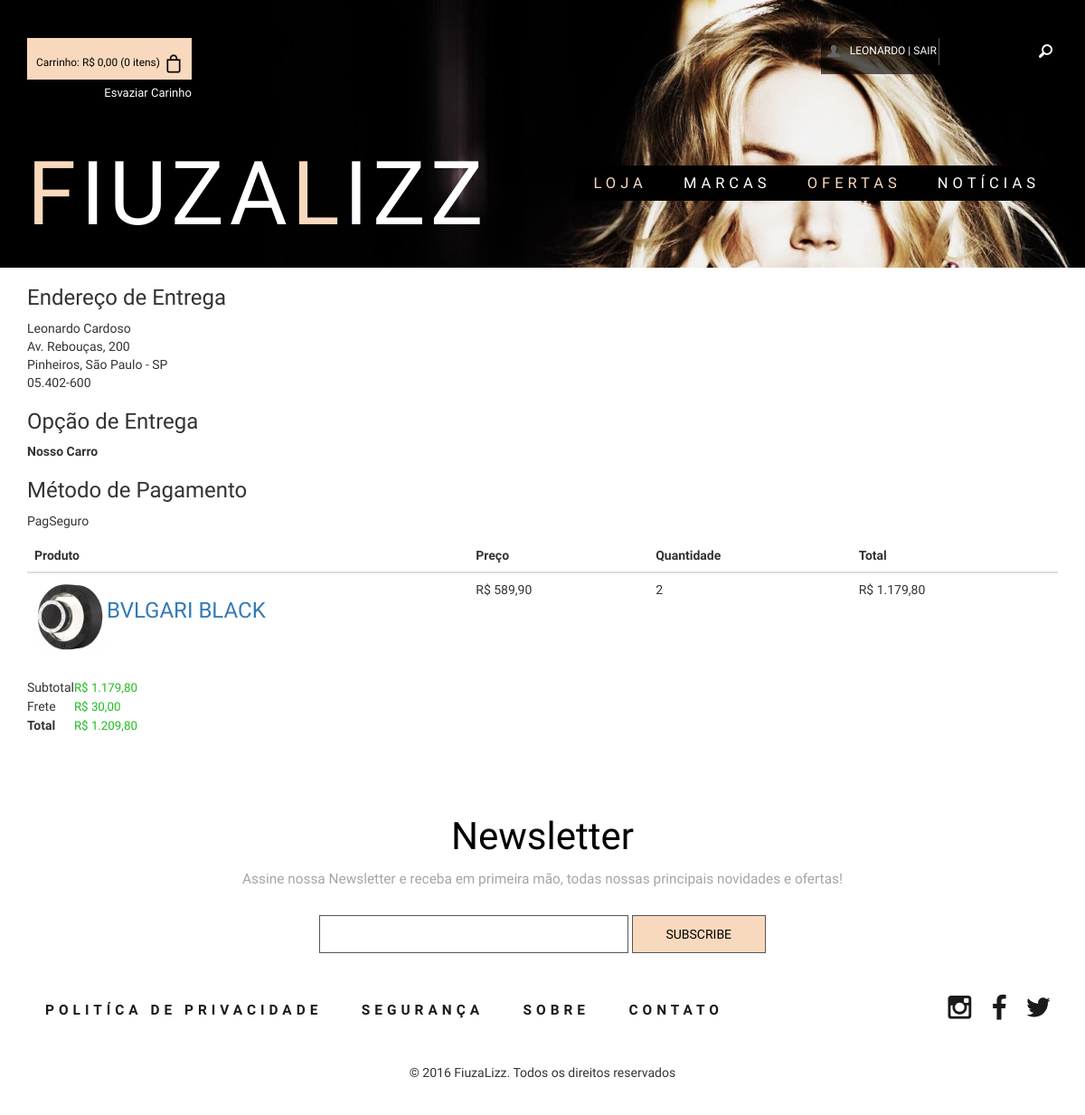
The app's page /order.php?pedido=1 (signed in) with its own data.
### tables this page shows
CREATE TABLE `clientes` (
  `id` int(11) NOT NULL,
  `CPF` varchar(20) NOT NULL,
  `Nome` varchar(45) NOT NULL,
  `Sobrenome` varchar(45) NOT NULL,
  `Email` varchar(45) NOT NULL,
  `Senha` varchar(45) NOT NULL,
  `Sexo` char(1) NOT NULL,
  `Data_Nascimento` date NOT NULL,
  `Status` tinyint(1) DEFAULT NULL
);

CREATE TABLE `endereco` (
  `idCliente` int(11) NOT NULL,
  `TipoEndereco` varchar(15) NOT NULL,
  `CEP` varchar(10) NOT NULL,
  `Rua` varchar(30) NOT NULL,
  `Numero` int(11) NOT NULL,
  `Complemento` varchar(50) DEFAULT NULL,
  `Bairro` varchar(30) NOT NULL,
  `Cidade` varchar(30) NOT NULL,
  `Estado` varchar(20) NOT NULL
);

CREATE TABLE `entrega` (
  `idEntrega` int(11) NOT NULL,
  `Tipo` varchar(30) DEFAULT NULL,
  `PrazoEntrega` int(11) NOT NULL,
  `Custo` double NOT NULL
);

CREATE TABLE `tipo_pagamento` (
  `idPagamento` int(11) NOT NULL,
  `NomedoTipo` varchar(30) NOT NULL
);

CREATE TABLE `produto_pedido` (
  `idProduto` int(11) NOT NULL,
  `idPedido` int(11) NOT NULL,
  `Quantidade` int(4) NOT NULL
);

CREATE TABLE `produto` (
  `idProduto` int(11) NOT NULL,
  `Nome` varchar(30) NOT NULL,
  `Marca` varchar(30) NOT NULL,
  `Categoria` varchar(30) NOT NULL,
  `Peso` decimal(10,0) NOT NULL,
  `Estoque` int(11) NOT NULL,
  `Descricao` varchar(500) NOT NULL,
  `Preco` double NOT NULL,
  `numeroVendas` int(11) NOT NULL,
  `Imagem` varchar(150) NOT NULL
);

### cart.php (called while the page is built, shortened)
<?php
if((!isset ($_SESSION['login']) == true) and (!isset ($_SESSION['senha']) == true))
{
	unset($_SESSION['login']);
	unset($_SESSION['senha']);
}
else{
	$logado = $_SESSION['login'];
}
$total = 0;
$itens=0;
$total = number_format($total, 2, ',', '.');
?>

### order.php (the view, shortened to what this page needs)
<?php
include 'cart.php';
$url = pathinfo( __FILE__ );
?>
<!DOCTYPE HTML>
<html>
<head>
	<link href="css/bootstrap.css" rel='stylesheet' type='text/css' />
	<link href="css/style.css" rel='stylesheet' type='text/css' />
	<link href="css/component.css" rel='stylesheet' type='text/css' />
	<link rel="stylesheet" href="https://maxcdn.bootstrapcdn.com/bootstrap/3.3.7/css/bootstrap.min.css">
	<link rel="stylesheet" href="https://maxcdn.bootstrapcdn.com/bootstrap/3.3.7/css/bootstrap-theme.min.css">
	<link href="css/megamenu.css" rel="stylesheet" type="text/css" media="all" />
</head>
<body>
	<div class="men_banner">
		<div class="container">
			<div class="header_top">
				<div class="header_top_left">
					<div class="box_11"><a href="checkout.php">
						<h4><p>Carrinho: R$ <span class="simpleCart_total"><?php echo($total); ?></span> (<span id="simpleCart_quantity" class="simpleCart_quantity"><?php echo($itens); ?></span> itens)</p><img src="images/bag.png" alt=""/><div class="clearfix"> </div></h4>
					</a></div>
					<p class="empty"><a href="<?php $url ?>?acao=limpar" class="simpleCart_empty">Esvaziar Carinho</a></p>
					<div class="clearfix"> </div>
				</div>
				<div class="header_top_right">
					<ul class="header_user_info">
						<a class="login" href="account.php">
							<i class="user"> </i>
							<li class="user_desc">
								<?php
								if (!isset($_SESSION['login'])) {
									echo "Minha Conta";
								}else{
									$sql = "SELECT * FROM clientes WHERE Email = '".$logado."'";
									$qr    = mysqli_query($con,$sql) or die(mysqli_error($con));
									$ln    = mysqli_fetch_assoc($qr);
									echo $ln['Nome']." | <a href=\"logout.php\"> Sair</a>";
								}
								?>
							</li>
						</a>
						<div class="clearfix"> </div>
					</ul>
					<div class="search-box">
						<div id="sb-search" class="sb-search">
							<form method="GET" action="men.php">
								<span class="sb-icon-search"> </span>
							</form>
						</div>
					</div>
					<div class="clearfix"> </div>
				</div>
				<div class="clearfix"> </div>
			</div>
			<div class="header_bottom">
				<div class="logo">
					<h1><a href="index.php"><span class="m_1">F</span>iuza<span class="m_1">L</span>izz</a></h1>
				</div>
				<div class="menu">
					<ul class="megamenu skyblue">
						<li class="active grid"><a class="color2" href="men.php">Loja</a>
							</li>
							<li><a class="color10" href="brands.php">Marcas</a></li>
							<li class="active grid"><a class="color3" href="index.php">Ofertas</a></li>
							<li><a class="color7" href="404.php">Notícias</a></li>
							<div class="clearfix"> </div>
						</ul>
					</div>
					<div class="clearfix"> </div>
				</div>
			</div>
		</div>
		<div class="container">
			<?php
			$sql = "SELECT * FROM clientes WHERE Email = '".$logado."'";
			$qr = mysqli_query($con,$sql) or die(mysqli_error($con));
			$ln = mysqli_fetch_assoc($qr);
			$id =  $ln['id'];
			$nome = $ln['Nome'];
			$sobrenome = $ln['Sobrenome'];
			$sql = "SELECT * FROM endereco WHERE idCliente = '".$id."'";
			$qr = mysqli_query($con,$sql) or die(mysqli_error($con));
			$ln = mysqli_fetch_assoc($qr);
			$cep =  $ln['CEP'];
			$bairro =  $ln['Bairro'];
			$cidade = $ln['Cidade'];
			$estado = $ln['Estado'];
			$numero = $ln['Numero'];
			$rua = $ln['Rua'];
			$qr = mysqli_query($con,'SELECT * FROM pedido WHERE idPedido = '.$_GET['pedido']);
			$ln = mysqli_fetch_assoc($qr);
			$idPedido = $ln['idPedido'];
			$idEntrega = $ln['idEntrega'];
			$idPagamento = $ln['idPagamento'];
			$qr = mysqli_query($con,'SELECT * FROM entrega WHERE idEntrega = '.$idEntrega);
			$ln = mysqli_fetch_assoc($qr);
			$tipoEntrega = $ln['Tipo'];
			$frete = $ln['Custo'];
			$qr = mysqli_query($con,'SELECT * FROM tipo_pagamento WHERE idPagamento = '.$idPagamento);
			$ln = mysqli_fetch_assoc($qr);
			$pagamento = $ln['NomedoTipo'];
			?>
			<div class="info-content">
				<div class="col-1 ">
					<div class="">
						<h3>Endereço de Entrega</h3>
					</div>
					<div class="">
						<p>
							<?php
							echo $nome.' '.$sobrenome.'<br>
							'.$rua.', '.$numero.' <br>
							'.$bairro.', '.$cidade.' - '.$estado.' <br>
							'.$cep.'
							';
							?>
						</p>
					</div>
				</div>
				<div class="col-2 info-shipping-method">
					<div class="action-title">
						<h3>Opção de Entrega</h3>
					</div>
					<div class="action-content">
						<p class=""><strong><?php echo $tipoEntrega; ?></strong></p>
					</div>
				</div>
				<div class="col-3 info-payment-method">
					<div class="action-title">
						<h3>Método de Pagamento</h3>
					</div>
					<div class="action-content">
						<p class="sub-title"><?php echo $pagamento; ?></p>
					</div>
				</div>
			</div>
			<div class="order-items">
				<table class="table">
					<thead>
						<tr>
							<th colspan="2">Produto</th>
							<th>Preço</th>
							<th>Quantidade</th>
							<th>Total</th>
						</tr>
					</thead>
					<tbody>
						<?php
						$query = mysqli_query($con,"SELECT * FROM `produto_pedido` WHERE idPedido = ".$idPedido);
						$totalTudao = 0;
						while ($row = mysqli_fetch_array($query)) {
							$quantidade = $row['Quantidade'];
							$qr = mysqli_query($con,'SELECT * FROM produto WHERE idProduto = '.$row['idProduto']);
							$ln = mysqli_fetch_assoc($qr);
							$imagem = $ln['Imagem'];
							$nomeProduto = $ln['Nome'];
							$preco = $ln['Preco'];
							$totalUni = floatval($quantidade) * floatval($preco);
							$totalTudao+=$totalUni;
							?>
							<tr class="border" >
								<td colspan="2" class="product-cart-image">
									<img  src="<?php echo $imagem; ?>" alt=""/>
									<h3><a href="single.php?id=<?php echo $row['idProduto']; ?>"><?php echo $nomeProduto; ?></a>
									</h3>
								</td>
								<td><span><?php echo 'R$ '.number_format($preco, 2, ',', '.'); ?></span></td>
								<td><?php echo $quantidade; ?></td>
								<td><?php echo 'R$ '.number_format($totalUni, 2, ',', '.'); ?></td>
							</tr>
							<?php  }?>
						</tbody>
					</table>
					<table class="totals">
						<tr class="subtotal">
							<td colspan="4">
								Subtotal
							</td>
							<td>
								<span class="price">R$ <?php echo number_format($totalTudao,2,',','.')?></</span>                    </td>
							</tr>
							<tr class="shipping">
								<td colspan="4" class="a-right">
									Frete                    </td>
									<td class="last a-right">
										<span class="price">R$ <?php echo number_format($frete,2,',','.'); ?></span>
									</td>
								</tr>
								<tr class="grand_total">
									<td colspan="4" class="a-right">
										<strong>Total</strong>
									</td>
									<td class="last a-right">
										<strong><span class="price">R$ <?php echo number_format($totalTudao+$frete,2,',','.')?></span></strong>
									</td>
								</tr>
							</table>
						</div>
					</div>
					<div class="footer">
						<div class="container">
							<div class="newsletter">
								<h3>Newsletter</h3>
								<p>Assine nossa Newsletter e receba em primeira mão, todas nossas principais novidades e ofertas!</p>
								<form>
									<input type="text" value="" onfocus="this.value='';" onblur="if (this.value == '') {this.value ='';}">
									<input type="submit" value="SUBSCRIBE">
								</form>
							</div>
							<div class="cssmenu">
								<ul>
									<li class="active"><a href="politica.php">Politíca de Privacidade</a></li>
									<li><a href="seguranca.php">Segurança</a></li>
									<li><a href="sobre.php">Sobre</a></li>
									<li><a href="contact.php">Contato</a></li>
								</ul>
							</div>
							<ul class="social">
								<li><a href=""> <i class="instagram"> </i> </a></li>
								<li><a href=""><i class="fb"> </i> </a></li>
								<li><a href=""><i class="tw"> </i> </a></li>
							</ul>
							<div class="clearfix"></div>
							<div class="copy">
								<p> &copy; 2016 FiuzaLizz. Todos os direitos reservados</p>
							</div>
						</div>
					</div>
				</body>
				</html>

### css/style.css (style rules this page uses)
.header_top_right { background-color: rgba(0, 0, 0, 0.63); }
.product-cart-image img { width: 80px; float: left; height: 80px; }
h4, h5, h6, h1, h2, h3 { margin-top: 0; }
ul, ol { margin: 0; }
p { margin: 0; }
html, body { font-family: 'PT Sans Narrow', sans-serif !important; font-size: 100%; background:#fff; }
body a { transition:0.5s all; -webkit-transition:0.5s all; -moz-transition:0.5s all; -o-transition:0.5s all; -ms-transition:0.5s all; }
.header_top_left { float:left; }
.header_top_right { float:right; width:23%; }
.box_11 { cursor: pointer; padding: 5px 10px; background: #F9D9BE; }
.box_11 h4 { border: none; color: #fff; font-size: 0.85em; margin-bottom: 0; padding: 0; }
.box_11 p { float: left; margin: 6px 0 0 0; color:#000; }
p.empty { font-size: 13px; margin: 6px 0 0 5px; float: right; }
p.empty a { color: #fff; }
.box_11 h4 img { margin-left: 5px; float: left; }
ul.header_user_info { float: left; border-right: 1px solid #555; width:50%; padding:0; min-height: 30px; }
ul.header_user_info a { color:#fff; }
i.user { width: 17px; height: 17px; background: url(../images/img-sprite.png) no-repeat -241px -67px; float: left; margin:6px 10px 0 5px; }
ul.header_user_info li.user_desc { display: block; font-size: 12px; text-transform: uppercase; cursor: pointer; -moz-transition: all 0.2s linear; -o-transition: all 0.2s linear; -webkit-transition: all 0.2s linear; transition: all 0.2s linear; float: left; margin-top:6px; }
.search-box { position: relative; }
.sb-search { position: absolute; top:0px; right:0px; width: 0%; min-width: 30px; height: 28px; float: right; overflow: hidden; -webkit-transition: width 0.3s; -moz-transition: width 0.3s; transition: width 0.3s; -webkit-backface-visibility: hidden; }
.sb-icon-search,.sb-search-submit { width:30px; height:28px; display: block; position: absolute; right: 0; top: 0; padding: 0; margin: 0; line-height: 45px; text-align: center; cursor: pointer; }
.sb-icon-search { color: #FFF; background: #000 url('../images/search.png') no-repeat 7px 5px; z-index: 90; }
.header_bottom { padding: 2em 0; }
.logo h1 { font-size:7em; text-transform: uppercase; margin-bottom: 0; font-family: 'Dorsa', sans-serif; letter-spacing: 5px; }
span.m_1 { color:#F9D9BE; }
.logo { float:left; }
.logo h1 a { color:#fff; }
.menu { float:right; margin: 3em 0 0 0; }
.newsletter { text-align: center; padding:0 0 3em; }
.newsletter h3 { font-size: 3em; color: #000; }
.newsletter p { font-size: 1.1em; color: #A5A5A5; line-height: 1.5em; margin: 0.8em 0 0; }
.newsletter form { width: 50%; margin: 2em auto 0; }
.newsletter input[type="text"] { width: 60%; padding: 0.7em; outline: none; color: #B4B2B2; font-size: 1em; background: none; border: 1px solid #555; }
.newsletter input[type="submit"] { width: 26%; color: #000; font-size: 1em; background:#F9D9BE; border: 1px solid #555; outline: none; padding: 0.7em; }
.footer { padding:5em 0; }
.cssmenu { float:left; }
.cssmenu ul { padding:0; list-style:none; }
.cssmenu ul li { display: inline-block; }
.cssmenu ul li a { color: #1a1a1a; display: block; margin: 10px 20px; text-transform: uppercase; font-size: 1.1em; font-weight: 600; letter-spacing: 5px; }
ul.social { padding:0; list-style: none; float:right; }
ul.social li:first-child { margin-left: 0; }
ul.social li { display: inline-block; margin-right: 5px; }
ul.social li a i { width:35px; height:35px; display: block; background: url(../images/img-sprite.png)no-repeat; }
ul.social li a i.instagram { background-position:-5px -4px; }
ul.social li a i.fb { background-position:-44px -5px; }
ul.social li a i.tw { background-position:-83px -6px; }
.copy { text-align:center; margin-top:2em; }
.copy p { font-size:1em; }
.men_banner { background: url(../images/3.jpg) no-repeat center top; background-size: cover; -webkit-background-size: cover; -moz-background-size: cover; -o-background-size: cover; min-height:225px; text-align: center; padding-top: 3em; }
.price { color: #1ebd1e; font-weight: 100; font-size: 0.95em; margin-top: 10px; }

### records on screen
clientes: Nome "LEONARDO", Nome "Leonardo", Sobrenome "Cardoso"
endereco: Rua "Av. Rebouças", Numero "200", Bairro "Pinheiros", Cidade "São Paulo", Estado "SP", CEP "05.402-600"
entrega: Tipo "Nosso Carro", Custo "30,00", $totalTudao+$frete "1.209,80"
tipo_pagamento: NomedoTipo "PagSeguro"
produto_pedido: idProduto.Imagem (picture), idProduto.Nome "BVLGARI BLACK", idProduto.Preco "589,90", Quantidade "2", Quantidade.Preco "1.179,80"

### other values on screen
$total "0,00"
$itens "0"
$totalTudao "1.179,80"
